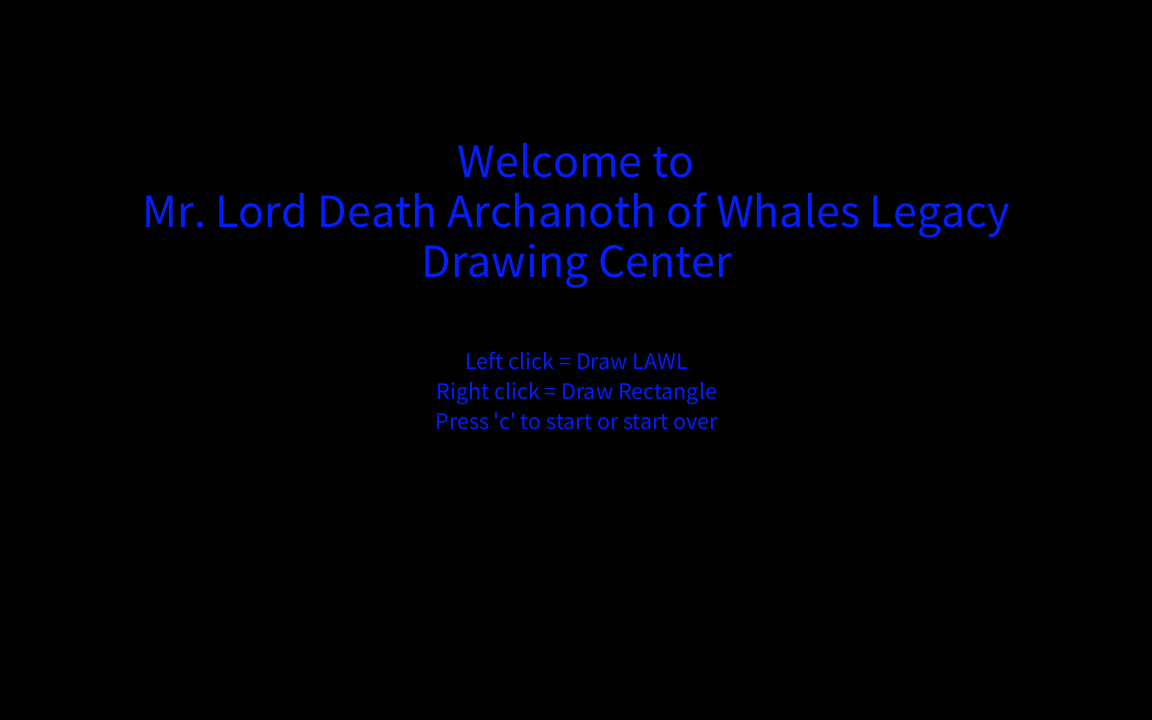
Frame 1 (no input)
Frame 60 (the mouse pressed at the canvas centre just before this capture): identical to frame 1, image omitted
Frame 120 (the mouse held since frame 60 and released just before this capture): identical to frame 1, image omitted

The Processing sketch that drew this single still picture (run headless with seeded random() and noise(); from frame 60 on, the mouse is pressed at the canvas centre):

// Processing sketch: processing_65414
// ── processing_65414.pde

void setup() {
  size(1152,720);
  smooth();
  background(0);
  strokeWeight(3);
  colorMode(HSB);
  rectMode(CENTER);
  stroke(255);
  textAlign(CENTER,CENTER);
  fill(random(255),255,255);
  textSize(48);
  text("Welcome to", width/2,height/2 - 200);
  text("Mr. Lord Death Archanoth of Whales Legacy", width/2,height/2 - 150);
  text("Drawing Center",width/2,height/2 - 100);
  textSize(24);
  text("Left click = Draw LAWL",width/2,height/2);
  text("Right click = Draw Rectangle", width/2,height/2 + 30);
  text("Press 'c' to start or start over",width/2,height/2 + 60);
}

void drawLAWL() {
  fill(random(255),255,255);
  text("Mr. Lord Death Archanoth of Whales Legacy", mouseX, mouseY);
}

void drawRect() {
  fill(0);
  rect(mouseX,mouseY,550,40);
}

void draw() {
  if(mousePressed && (mouseButton == LEFT)) {
    drawLAWL();
  }
  if(mousePressed && (mouseButton == RIGHT)) {
    drawRect();
  }
}

void keyPressed() {
  if(key == 'c') {
    background(0);
  }
}
